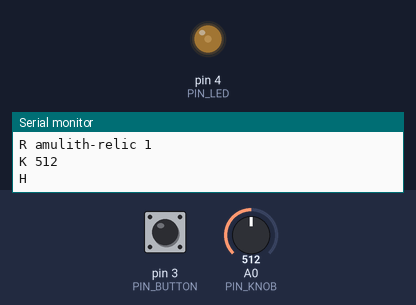
A sketch run on a simulated Arduino Uno, built with avr-gcc and run on an emulated ATmega328P. On the bench: output pins drawn as LEDs (lit = HIGH), the last lines printed to the serial monitor. Inputs (shaded band) come from the test bench; at power-on: pin 3 (PIN_BUTTON) LOW, A0 (PIN_KNOB) = 512.

Above: at 1.2 s.
1.3 s: pin 3 (PIN_BUTTON) pulled HIGH for 0.15 s
At 2.06 s:
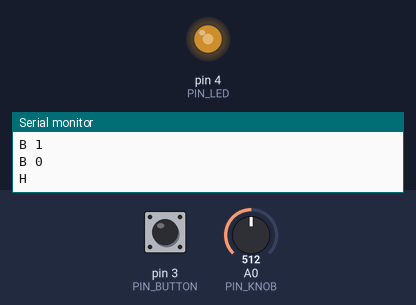
4.3 s: A0 (PIN_KNOB) set to 716
7.3 s: pin 3 (PIN_BUTTON) pulled HIGH for 1 s
10.3 s: A0 (PIN_KNOB) set to 0
Timing chart, 0 to 14.3 s (numbered marks = the images above; inputs shaded):
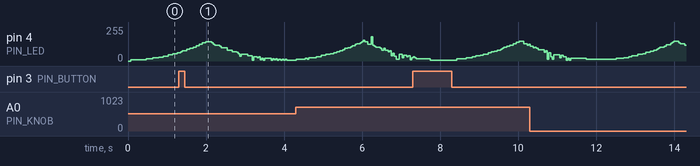

The sketch:

relic.ino
```cpp
// Amulith relic: Grove rotary knob (A0), Grove button (D3), Grove LED (D4).
// D4 has no hardware PWM on the Uno, so brightness is software PWM in loop().
// Wiring verified by the hardware session 2026-10-10 (LED must stay out of the UART socket).
// Serial 115200, line based. See firmware/README.md for the contract.

const uint8_t PIN_KNOB = A0;
const uint8_t PIN_BUTTON = 3;
const uint8_t PIN_LED = 4;
const unsigned long SOFT_PWM_PERIOD_US = 2000;

const unsigned long DEBOUNCE_MS = 25;
const unsigned long KNOB_MIN_GAP_MS = 40;
const int KNOB_DEADBAND = 8;
const unsigned long HEARTBEAT_MS = 1000;

enum Mode { IDLE, THINKING, NEAR, SOLID, OFF };
Mode mode = IDLE;
uint8_t level = 255;  // 0..255, used by NEAR (pulse speed) and SOLID (brightness)

int lastKnobSent = -100;
float knobSmooth = 0;
unsigned long lastKnobAt = 0;

bool buttonStable = false;   // true = pressed
bool buttonRaw = false;
unsigned long buttonChangedAt = 0;

unsigned long lastHeartbeat = 0;

char rx[24];
uint8_t rxLen = 0;

void setup() {
  pinMode(PIN_BUTTON, INPUT);  // Grove button drives HIGH when pressed
  pinMode(PIN_LED, OUTPUT);
  Serial.begin(115200);
  knobSmooth = analogRead(PIN_KNOB);
  Serial.println(F("R amulith-relic 1"));
}

void readKnob(unsigned long now) {
  knobSmooth = knobSmooth * 0.8 + analogRead(PIN_KNOB) * 0.2;
  int k = (int)(knobSmooth + 0.5);
  if (abs(k - lastKnobSent) >= KNOB_DEADBAND && now - lastKnobAt >= KNOB_MIN_GAP_MS) {
    lastKnobSent = k;
    lastKnobAt = now;
    Serial.print(F("K "));
    Serial.println(k);
  }
}

void readButton(unsigned long now) {
  bool raw = digitalRead(PIN_BUTTON) == HIGH;
  if (raw != buttonRaw) {
    buttonRaw = raw;
    buttonChangedAt = now;
  }
  if (raw != buttonStable && now - buttonChangedAt >= DEBOUNCE_MS) {
    buttonStable = raw;
    Serial.println(buttonStable ? F("B 1") : F("B 0"));
  }
}

void driveLed(unsigned long now) {
  int out = 0;
  switch (mode) {
    case IDLE: {  // slow breath, 4 s period
      float p = (now % 4000) / 4000.0;
      float t = p < 0.5 ? p * 2 : (1 - p) * 2;
      out = 10 + (int)(t * t * 140);
      break;
    }
    case THINKING: {  // irregular flicker
      out = ((now / 60) * 2654435761UL >> 24) % 200 + 40;
      break;
    }
    case NEAR: {  // pulse, faster as level rises
      unsigned long period = 1200 - (unsigned long)level * 4;  // 1200 ms down to ~180 ms
      out = (now % period) < period / 3 ? 255 : 20;
      break;
    }
    case SOLID: out = level; break;
    case OFF: out = 0; break;
  }
  // software PWM: on for out/255 of each 2 ms period
  unsigned long phase = micros() % SOFT_PWM_PERIOD_US;
  digitalWrite(PIN_LED, phase < (unsigned long)out * SOFT_PWM_PERIOD_US / 255 ? HIGH : LOW);
}

void handleLine() {
  // "L <mode> <level>" where mode is i, t, n, s, o
  if (rxLen >= 3 && rx[0] == 'L' && rx[1] == ' ') {
    char m = rx[2];
    int lv = rxLen > 4 ? atoi(rx + 4) : 255;
    if (lv < 0) lv = 0;
    if (lv > 255) lv = 255;
    level = lv;
    if (m == 'i') mode = IDLE;
    else if (m == 't') mode = THINKING;
    else if (m == 'n') mode = NEAR;
    else if (m == 's') mode = SOLID;
    else if (m == 'o') mode = OFF;
  }
}

void readSerial() {
  while (Serial.available()) {
    char c = Serial.read();
    if (c == '\n' || c == '\r') {
      rx[rxLen] = 0;
      if (rxLen) handleLine();
      rxLen = 0;
    } else if (rxLen < sizeof(rx) - 1) {
      rx[rxLen++] = c;
    } else {
      rxLen = 0;  // oversize line: drop and resync
    }
  }
}

void loop() {
  unsigned long now = millis();
  readSerial();
  readKnob(now);
  readButton(now);
  driveLed(now);
  if (now - lastHeartbeat >= HEARTBEAT_MS) {
    lastHeartbeat = now;
    Serial.println(F("H"));
  }
}
```
